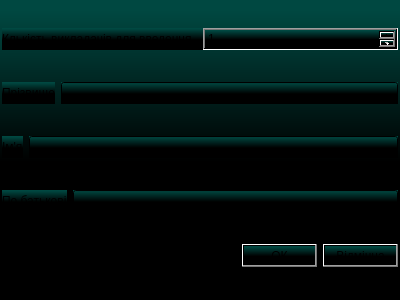
<?xml version="1.0" encoding="UTF-8"?>
<ui version="4.0">
 <class>LecturerInputForm</class>
 <widget class="QWidget" name="LecturerInputForm">
  <property name="geometry">
   <rect>
    <x>0</x>
    <y>0</y>
    <width>400</width>
    <height>300</height>
   </rect>
  </property>
  <property name="windowTitle">
   <string>Form</string>
  </property>
  <property name="styleSheet">
   <string notr="true">background-color: qlineargradient(spread:pad, x1:1, y1:1, x2:1, y2:0.034, stop:0.475962 rgba(0, 0, 0, 255), stop:1 rgba(0, 72, 65, 255));</string>
  </property>
  <layout class="QVBoxLayout" name="verticalLayout">
   <property name="leftMargin">
    <number>2</number>
   </property>
   <property name="topMargin">
    <number>2</number>
   </property>
   <property name="rightMargin">
    <number>2</number>
   </property>
   <property name="bottomMargin">
    <number>2</number>
   </property>
   <item>
    <widget class="QWidget" name="widget" native="true">
     <property name="sizePolicy">
      <sizepolicy hsizetype="Minimum" vsizetype="Maximum">
       <horstretch>0</horstretch>
       <verstretch>0</verstretch>
      </sizepolicy>
     </property>
     <layout class="QHBoxLayout" name="horizontalLayout_5">
      <property name="leftMargin">
       <number>0</number>
      </property>
      <property name="topMargin">
       <number>0</number>
      </property>
      <property name="rightMargin">
       <number>0</number>
      </property>
      <property name="bottomMargin">
       <number>0</number>
      </property>
      <item>
       <widget class="QLabel" name="label_4">
        <property name="text">
         <string>Клькість викладачів для введення</string>
        </property>
       </widget>
      </item>
      <item>
       <widget class="QSpinBox" name="Counter">
        <property name="minimum">
         <number>1</number>
        </property>
       </widget>
      </item>
     </layout>
    </widget>
   </item>
   <item>
    <layout class="QHBoxLayout" name="horizontalLayout_2">
     <item>
      <widget class="QLabel" name="label">
       <property name="text">
        <string>Прізвище</string>
       </property>
      </widget>
     </item>
     <item>
      <widget class="QLineEdit" name="lectureSurname"/>
     </item>
    </layout>
   </item>
   <item>
    <layout class="QHBoxLayout" name="horizontalLayout">
     <item>
      <widget class="QLabel" name="label_3">
       <property name="text">
        <string>Ім'я</string>
       </property>
      </widget>
     </item>
     <item>
      <widget class="QLineEdit" name="lectureName">
       <property name="text">
        <string/>
       </property>
      </widget>
     </item>
    </layout>
   </item>
   <item>
    <layout class="QHBoxLayout" name="horizontalLayout_3">
     <item>
      <widget class="QLabel" name="label_2">
       <property name="text">
        <string>По батькові</string>
       </property>
      </widget>
     </item>
     <item>
      <widget class="QLineEdit" name="lectureLastName"/>
     </item>
    </layout>
   </item>
   <item>
    <layout class="QHBoxLayout" name="horizontalLayout_4">
     <item>
      <spacer name="horizontalSpacer">
       <property name="orientation">
        <enum>Qt::Horizontal</enum>
       </property>
       <property name="sizeHint" stdset="0">
        <size>
         <width>40</width>
         <height>20</height>
        </size>
       </property>
      </spacer>
     </item>
     <item>
      <widget class="QPushButton" name="btn_ok">
       <property name="text">
        <string>ОК</string>
       </property>
      </widget>
     </item>
     <item>
      <widget class="QPushButton" name="btn_cancel">
       <property name="text">
        <string>Відмінна</string>
       </property>
      </widget>
     </item>
    </layout>
   </item>
  </layout>
 </widget>
 <resources/>
 <connections/>
</ui>
